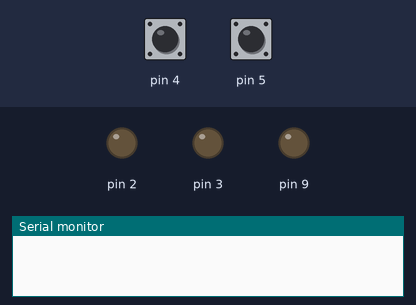
This sketch was run on a simulated Arduino Uno, built with avr-gcc and run on an emulated ATmega328P. Shown: output pins drawn as LEDs (lit = HIGH), the last lines printed to the serial monitor. The test bench sets the inputs (shaded band); at power-on: pin 4 HIGH, pin 5 HIGH.

Above: at 1.2 s.
1.3 s: pin 4 pulled LOW for 0.15 s
At 2.1 s:
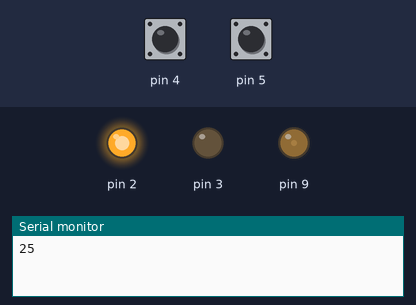
At 4.1 s:
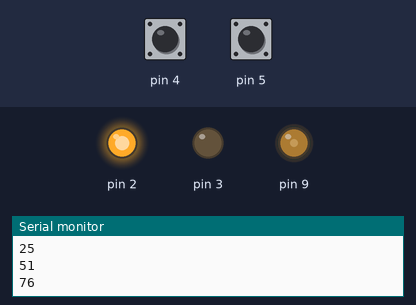
10.4 s: pin 5 pulled LOW for 1 s
At 21.6 s:
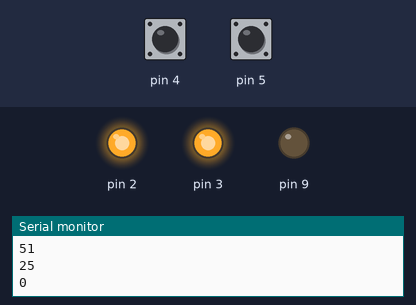
Timing chart, 0 to 23.1 s (numbered marks = the images above; inputs shaded):
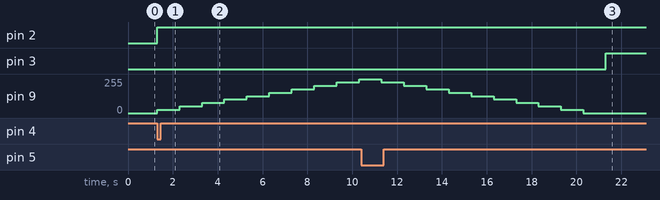

Measured:
- after the input at 1.3 s, pin 2: LOW → HIGH at once; pin 9: moves from 0/255 to 255/255 over 9.0 s, starting at once
- after the input at 10.4 s, pin 3: LOW → HIGH after 10.9 s; pin 9: moves from 255/255 to 0/255 over 9.0 s, starting after 0.90 s

The sketch:

commande_moteurCC_Button.ino
```cpp
int old1=1,ne1,old2=1,ne2,i;
void setup() {
  Serial.begin(9600);
 pinMode(9,OUTPUT);

 pinMode(2,OUTPUT);
 pinMode(3,OUTPUT);

 pinMode(4,INPUT_PULLUP);
 pinMode(5,INPUT_PULLUP);
 digitalWrite(2,LOW);
  digitalWrite(3,LOW);
}

void loop() {
 ne1=digitalRead(4);
 if(ne1-old1==-1)

 {digitalWrite(2,HIGH);
  digitalWrite(3,LOW);

  for(i=1;i<=10;i++)
 {analogWrite(9,(255*i/10));
 Serial.println((255*i/10));
 delay(1000);
  }
  }
  old1=ne1;

  ne2=digitalRead(5);
 if(ne2-old2==-1)
 {for(i=9;i>=0;i--)
 {analogWrite(9,(255*i/10));

 Serial.println((255*i/10));
 delay(1000);
  }
  digitalWrite(3,HIGH);
  }
  old2=ne2;


 }
```
